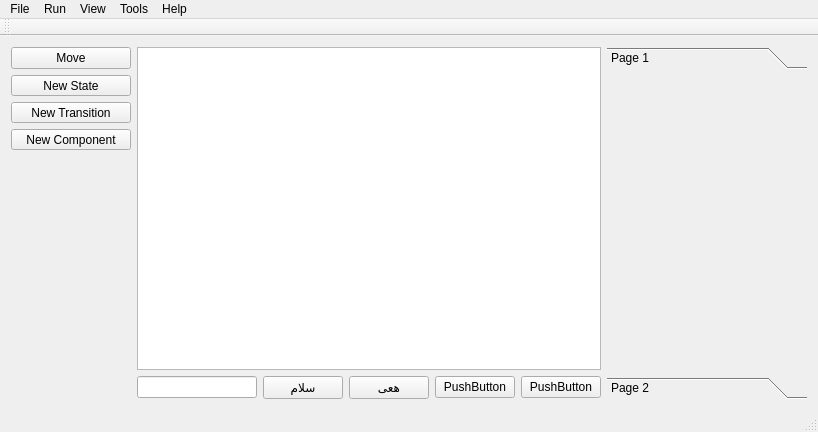
<?xml version="1.0" encoding="UTF-8"?>
<ui version="4.0">
 <class>MainWindow</class>
 <widget class="QMainWindow" name="MainWindow">
  <property name="geometry">
   <rect>
    <x>0</x>
    <y>0</y>
    <width>818</width>
    <height>432</height>
   </rect>
  </property>
  <property name="windowTitle">
   <string>MainWindow</string>
  </property>
  <property name="layoutDirection">
   <enum>Qt::LeftToRight</enum>
  </property>
  <property name="autoFillBackground">
   <bool>true</bool>
  </property>
  <property name="styleSheet">
   <string notr="true"/>
  </property>
  <widget class="QWidget" name="centralWidget">
   <property name="styleSheet">
    <string notr="true"/>
   </property>
   <layout class="QGridLayout" name="gridLayout">
    <item row="12" column="4">
     <widget class="QPushButton" name="pushButton">
      <property name="text">
       <string>PushButton</string>
      </property>
     </widget>
    </item>
    <item row="12" column="5">
     <widget class="QPushButton" name="pushButton_2">
      <property name="styleSheet">
       <string notr="true"/>
      </property>
      <property name="text">
       <string>PushButton</string>
      </property>
     </widget>
    </item>
    <item row="0" column="1" rowspan="12" colspan="5">
     <widget class="QGraphicsView" name="graphicsView">
      <property name="frameShadow">
       <enum>QFrame::Plain</enum>
      </property>
     </widget>
    </item>
    <item row="12" column="1">
     <widget class="QLineEdit" name="lineEdit"/>
    </item>
    <item row="0" column="6" rowspan="13">
     <widget class="QToolBox" name="toolBox">
      <property name="minimumSize">
       <size>
        <width>200</width>
        <height>0</height>
       </size>
      </property>
      <property name="maximumSize">
       <size>
        <width>200</width>
        <height>16777215</height>
       </size>
      </property>
      <property name="styleSheet">
       <string notr="true"/>
      </property>
      <property name="currentIndex">
       <number>0</number>
      </property>
      <widget class="QWidget" name="page">
       <property name="geometry">
        <rect>
         <x>0</x>
         <y>0</y>
         <width>200</width>
         <height>291</height>
        </rect>
       </property>
       <attribute name="label">
        <string>Page 1</string>
       </attribute>
      </widget>
      <widget class="QWidget" name="page_2">
       <property name="geometry">
        <rect>
         <x>0</x>
         <y>0</y>
         <width>200</width>
         <height>291</height>
        </rect>
       </property>
       <attribute name="label">
        <string>Page 2</string>
       </attribute>
      </widget>
     </widget>
    </item>
    <item row="12" column="2">
     <widget class="QPushButton" name="pushButton_3">
      <property name="text">
       <string>سلام</string>
      </property>
     </widget>
    </item>
    <item row="0" column="0">
     <widget class="QPushButton" name="moveBtn">
      <property name="text">
       <string>Move</string>
      </property>
     </widget>
    </item>
    <item row="12" column="3">
     <widget class="QPushButton" name="pushButton_4">
      <property name="text">
       <string>هعی</string>
      </property>
     </widget>
    </item>
    <item row="1" column="0">
     <widget class="QToolButton" name="newStateBtn">
      <property name="sizePolicy">
       <sizepolicy hsizetype="Expanding" vsizetype="Fixed">
        <horstretch>0</horstretch>
        <verstretch>0</verstretch>
       </sizepolicy>
      </property>
      <property name="sizeIncrement">
       <size>
        <width>0</width>
        <height>0</height>
       </size>
      </property>
      <property name="text">
       <string>New State</string>
      </property>
      <property name="checkable">
       <bool>true</bool>
      </property>
      <property name="arrowType">
       <enum>Qt::NoArrow</enum>
      </property>
     </widget>
    </item>
    <item row="2" column="0">
     <widget class="QToolButton" name="newTransitionBtn">
      <property name="sizePolicy">
       <sizepolicy hsizetype="Expanding" vsizetype="Fixed">
        <horstretch>0</horstretch>
        <verstretch>0</verstretch>
       </sizepolicy>
      </property>
      <property name="text">
       <string>New Transition</string>
      </property>
      <property name="checkable">
       <bool>true</bool>
      </property>
     </widget>
    </item>
    <item row="3" column="0">
     <widget class="QToolButton" name="toolButton_3">
      <property name="sizePolicy">
       <sizepolicy hsizetype="Expanding" vsizetype="Fixed">
        <horstretch>0</horstretch>
        <verstretch>0</verstretch>
       </sizepolicy>
      </property>
      <property name="text">
       <string>New Component</string>
      </property>
     </widget>
    </item>
   </layout>
  </widget>
  <widget class="QMenuBar" name="menuBar">
   <property name="geometry">
    <rect>
     <x>0</x>
     <y>0</y>
     <width>818</width>
     <height>22</height>
    </rect>
   </property>
   <widget class="QMenu" name="menuMachine_lab">
    <property name="title">
     <string>File</string>
    </property>
    <addaction name="actionNew"/>
    <addaction name="actionOpen"/>
    <addaction name="actionSave"/>
    <addaction name="actionSave_as"/>
    <addaction name="actionSave_as_image"/>
   </widget>
   <widget class="QMenu" name="menuRun">
    <property name="title">
     <string>Run</string>
    </property>
    <addaction name="actionFast_run"/>
    <addaction name="actionStep_by_step"/>
    <addaction name="actionMultiple_run"/>
   </widget>
   <widget class="QMenu" name="menuHelp">
    <property name="title">
     <string>Help</string>
    </property>
    <addaction name="actionActivate_program"/>
    <addaction name="actionAbout_me"/>
   </widget>
   <widget class="QMenu" name="menuView">
    <property name="title">
     <string>View</string>
    </property>
    <addaction name="actionSelect_all"/>
    <addaction name="actionConvert_to_planar_graph"/>
    <addaction name="actionZoom_in"/>
    <addaction name="actionZoom_out"/>
   </widget>
   <widget class="QMenu" name="menuTools">
    <property name="title">
     <string>Tools</string>
    </property>
    <addaction name="actionEmbed_another_machine"/>
    <addaction name="actionCombine_machine"/>
   </widget>
   <addaction name="menuMachine_lab"/>
   <addaction name="menuRun"/>
   <addaction name="menuView"/>
   <addaction name="menuTools"/>
   <addaction name="menuHelp"/>
  </widget>
  <widget class="QToolBar" name="mainToolBar">
   <property name="floatable">
    <bool>false</bool>
   </property>
   <attribute name="toolBarArea">
    <enum>TopToolBarArea</enum>
   </attribute>
   <attribute name="toolBarBreak">
    <bool>false</bool>
   </attribute>
  </widget>
  <widget class="QStatusBar" name="statusBar"/>
  <action name="actionNew">
   <property name="text">
    <string>New ...</string>
   </property>
  </action>
  <action name="actionOpen">
   <property name="text">
    <string>Open ...</string>
   </property>
  </action>
  <action name="actionSave">
   <property name="text">
    <string>Save</string>
   </property>
  </action>
  <action name="actionSave_as">
   <property name="text">
    <string>Save as ...</string>
   </property>
  </action>
  <action name="actionSave_as_image">
   <property name="text">
    <string>Save as image</string>
   </property>
  </action>
  <action name="actionFast_run">
   <property name="text">
    <string>Fast run</string>
   </property>
  </action>
  <action name="actionStep_by_step">
   <property name="text">
    <string>Step by step</string>
   </property>
  </action>
  <action name="actionMultiple_run">
   <property name="text">
    <string>Multiple run</string>
   </property>
  </action>
  <action name="actionActivate_program">
   <property name="text">
    <string>Activate program</string>
   </property>
  </action>
  <action name="actionAbout_me">
   <property name="text">
    <string>About</string>
   </property>
  </action>
  <action name="actionSelect_all">
   <property name="text">
    <string>Select all</string>
   </property>
  </action>
  <action name="actionClear_all">
   <property name="text">
    <string>Clear all</string>
   </property>
  </action>
  <action name="actionConvert_to_planar_graph">
   <property name="text">
    <string>Convert to planar graph</string>
   </property>
  </action>
  <action name="actionZoom_in">
   <property name="text">
    <string>Zoom in</string>
   </property>
  </action>
  <action name="actionZoom_out">
   <property name="text">
    <string>Zoom out</string>
   </property>
  </action>
  <action name="actionEmbed_another_machine">
   <property name="text">
    <string>Embed another machine</string>
   </property>
  </action>
  <action name="actionCombine_machine">
   <property name="text">
    <string>Combine machine</string>
   </property>
  </action>
 </widget>
 <layoutdefault spacing="6" margin="11"/>
 <resources/>
 <connections/>
</ui>
